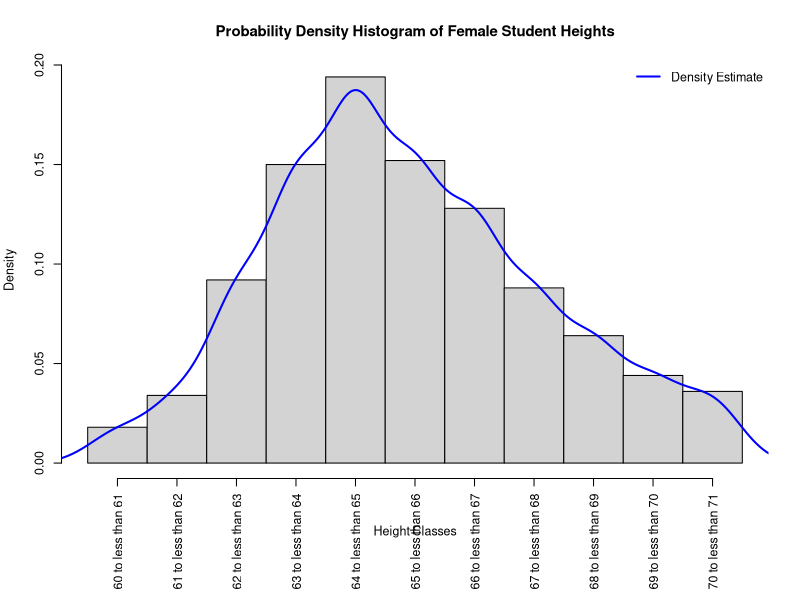
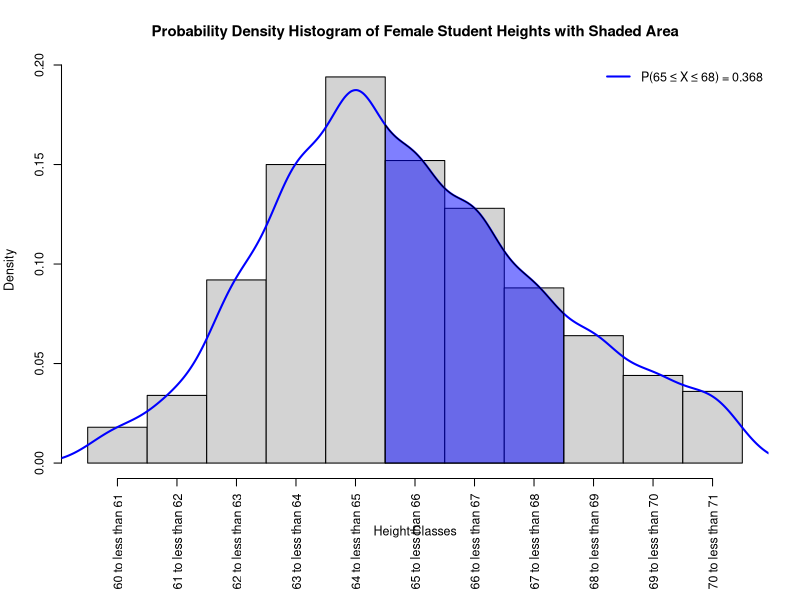

These charts were generated, in order, by the following R code:
## Suppose 5000 female students are enrolled at a university, and X is the
## continuous random variable that represents the height in inches of a randomly
## selected female student. Note that these are exact probabilities because we
## are considering the population of all female students enrolled at the
## university.

# Height Classes

C <- c("60 to less than 61", "61 to less than 62", "62 to less than 63", 
       "63 to less than 64", "64 to less than 65", "65 to less than 66", 
       "66 to less than 67", "67 to less than 68", "68 to less than 69", 
       "69 to less than 70", "70 to less than 71")

# Frequencies
f <- c(90, 170, 460, 750, 970, 
       760, 640, 440, 320, 220, 180)

# Relative Frequencies
rf <- c(0.018, 0.034, 0.092, 0.150, 0.194, 
        0.152, 0.128, 0.088, 0.064, 0.044, 0.036)

## Create a probability density histogram for these data and then superimpose a
## density estimate on the histogram. Use only the base R functions.

# Create a data frame
height_data <- data.frame(Class = C, Frequency = f, Relative_Frequency = rf)
height_data
# Create the histogram, make plot less taller than normal
par(cex=.75, mar=c(8,4,4,2)+0.1)
hist(rep(1:11, times = f),
     breaks = seq(0.5, 11.5, by = 1),
     freq = FALSE,
     xlab = "Height Classes",
     ylab = "Density",
     main = "Probability Density Histogram of Female Student Heights",
     xaxt = "n")
axis(1, at = 1:11, labels = C, las = 2)
# Superimpose a density estimate
lines(density(rep(1:11, times = f),bw=0.5), col = "blue", lwd = 2)
# Add a legend
legend("topright", legend = "Density Estimate", col = "blue", lwd = 2,bty="n")

## For this data and using the density estimate, compute the probability that
#the height of a randomly selected female student from this university, X, lies
#in the interval 65 to 68 inches (i.e., P(65 ≤ X ≤ 68)). There are 11 classes,
#and the classes corresponding to 65 to 68 inches are 6 to 8. Here we could
#approximate the area by taking the sum of the relative frequencies for classes
#6, 7, and 8, which represents the areas of the bars in the histogram for these
#classes.
prob_65_68 <- sum(rf[6:8])
prob_65_68
# Output: 0.368=0.152+0.128+0.088
## Plot the density estimate then shade the area corresponding to this probability.
# Create the histogram again
par(cex=.75, mar=c(8,4,4,2)+0.1)
hist(rep(1:11, times = f),
     breaks = seq(0.5, 11.5, by = 1),
     freq = FALSE,
     xlab = "Height Classes",
     ylab = "Density",
     main = "Probability Density Histogram of Female Student Heights with Shaded Area",
     xaxt = "n")
axis(1, at = 1:11, labels = C, las = 2)
# Superimpose the density estimate
density_est <- density(rep(1:11, times = f),bw=0.5)
lines(density_est, col = "blue", lwd = 2)
# Shade the area corresponding to P(65 ≤ X ≤ 68)
x_shade <- seq(5.5, 8.5, length.out = 100)
y_shade <- approx(density_est$x, density_est$y, xout = x_shade)$y
polygon(c(x_shade, rev(x_shade)), c(y_shade, rep(0, length(y_shade))), col = rgb(0, 0, 1, 0.5))
# Add a legend and add the probability value
legend("topright", legend = paste("P(65 ≤ X ≤ 68) =", round(prob_65_68, 3)), col = "blue", lwd = 2,bty="n")

# Now, use the density curve estimate to approximate the probability that the
# height of a randomly selected female student from this university, X, lies
# between 65 and 68 inches. The probability P(65 ≤ X ≤ 68) is approximated by
# the area under the density curve from 65 to 68 inches. Use numerican
# integration in R to compute this area. Define the density function based on
# the density estimate
density_function <- function(x) {
  approx(density_est$x, density_est$y, xout = x)$y
}
# Compute the area under the curve from 5.5 to 8.5 (corresponding to 65 to 68
# inches)
area_65_68 <- integrate(density_function, lower = 5.5, upper = 8.5)$value
area_65_68
# Output: 0.368 approximately
